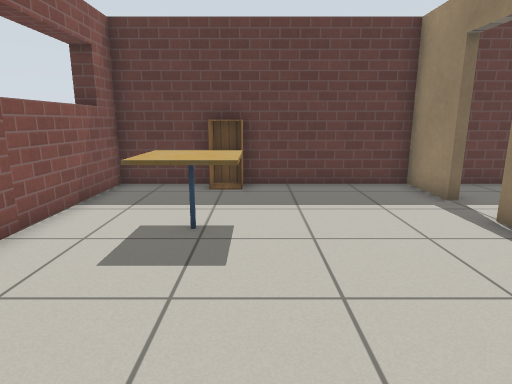
View 1 (above)

12 first-person views from a walk through a world built for the Gazebo simulator. The camera is 1 m above the floor, tilts 12° down and sees 75° across. The floor is counted in squares, 0.5 m on a side. Each view is taken from the middle of a square. On the plan, view 1 faces up. The plan holds only what a view shows up to about 18 squares ahead; the rest is blank. Simple patterns stand in for the simulator's built-in surfaces.

View 2
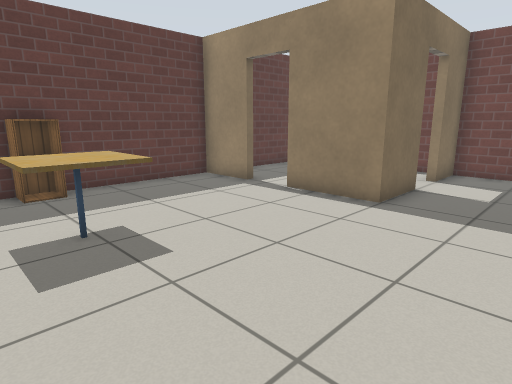

View 3
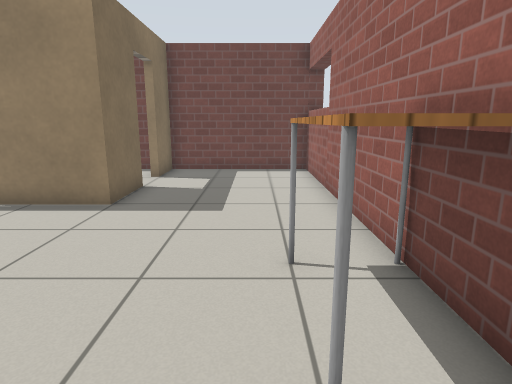

View 4
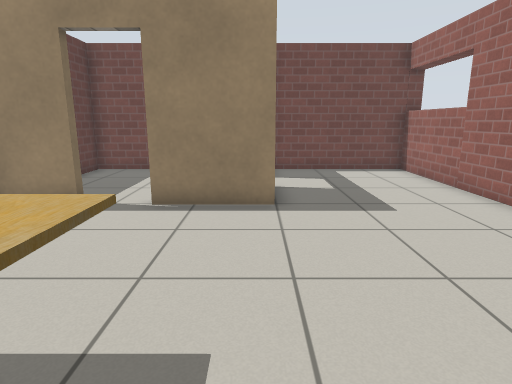

View 5
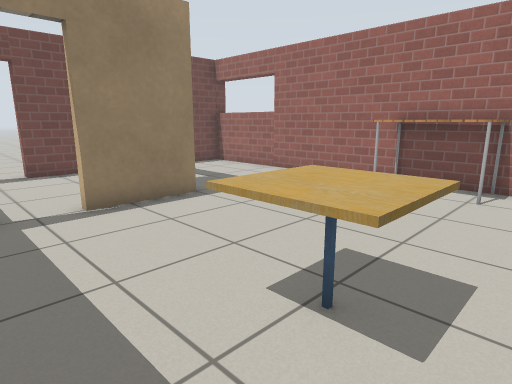

View 6
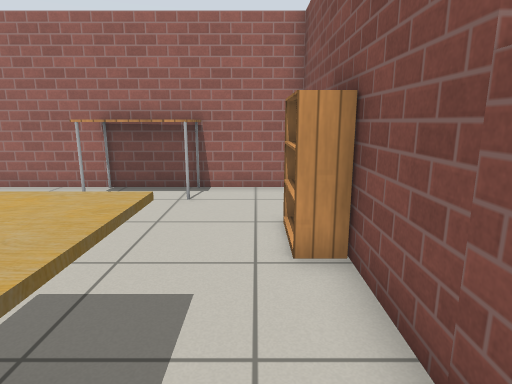

View 7
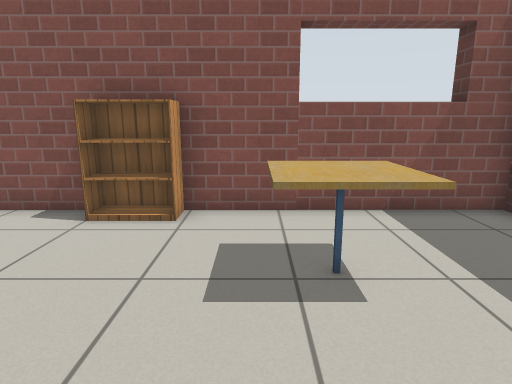

View 8
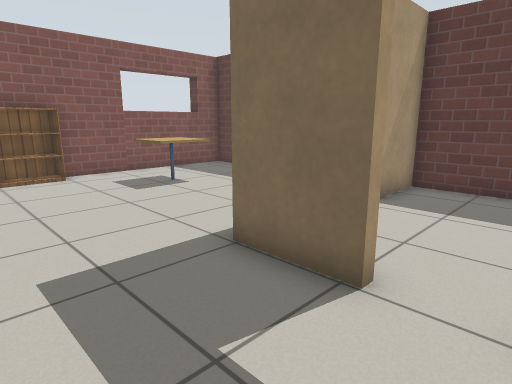

View 9
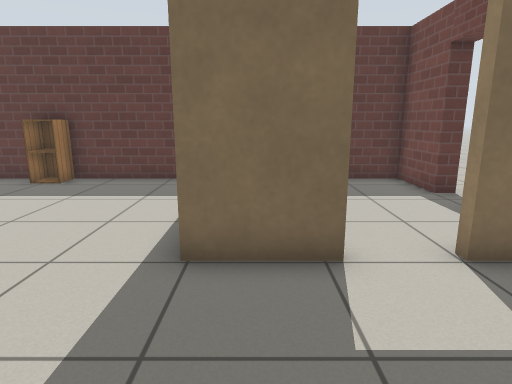

View 10
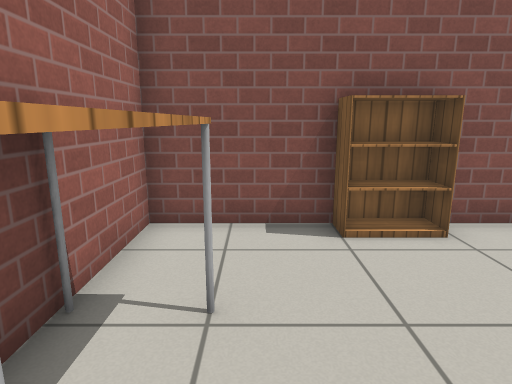

View 11
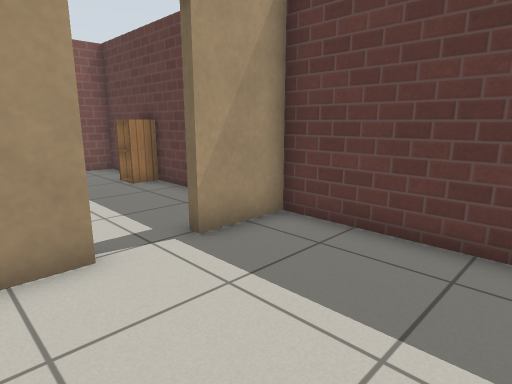

View 12
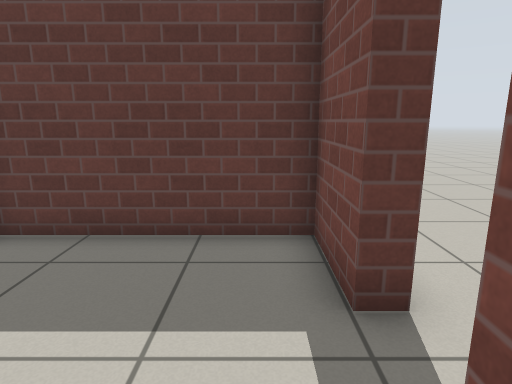

### Floor plan
Ten units are one square. View 1 is at (0, 0); x grows to the right and y downward. Boxes are objects, and circles mark ways between rooms. Rooms are numbered by the first view taken in them; rooms with no view inside come last. Other rooms are left out.
<svg viewBox="-55 -112 173 145">
<path fill="none" stroke="#000" d="M49 -82 49 -107 -44 -107 -44 21 -14 21M74 -35 49 -35 49 -66M14 21 111 21M-44 -95 -50 -95M110 28 110 -35 90 -35M110 -82 110 -107 52 -107 52 -82M52 -66 52 -54M110 -44 110 -65"/>
<rect x="-45" y="-35" width="10" height="20" fill="#bbb"><title>bookshelf</title></rect>
<rect x="-25" y="-75" width="20" height="30" fill="#bbb"><title>cafe table</title></rect>
<rect x="-15" y="5" width="30" height="20" fill="#bbb"><title>table</title></rect>
<rect x="-15" y="-105" width="10" height="10" fill="#bbb"><title>cabinet</title></rect>
<circle cx="50" cy="-75" r="3" fill="#2a7"/>
<circle cx="85" cy="-40" r="3" fill="#2a7"/>
<text x="20" y="-40">1</text>
<text x="80" y="-80">2</text>
</svg>
Room 1 opens to room 2.

Where each view was taken, in squares from view 1:
view 1: 0 up, 0 right, facing up
view 2: 0 up, 3 left, facing up-right
view 3: 0 up, 3 left, facing right
view 4: 4 up, 3 left, facing right
view 5: 9 up, 3 left, facing down-right
view 6: 8 up, 3 left, facing down
view 7: 5 up, 3 right, facing left
view 8: 0 up, 9 right, facing up-left
view 9: 1 down, 6 right, facing up
view 10: 0 up, 2 right, facing left
view 11: 5 up, 10 right, facing up-left
view 12: 5 up, 10 right, facing up
